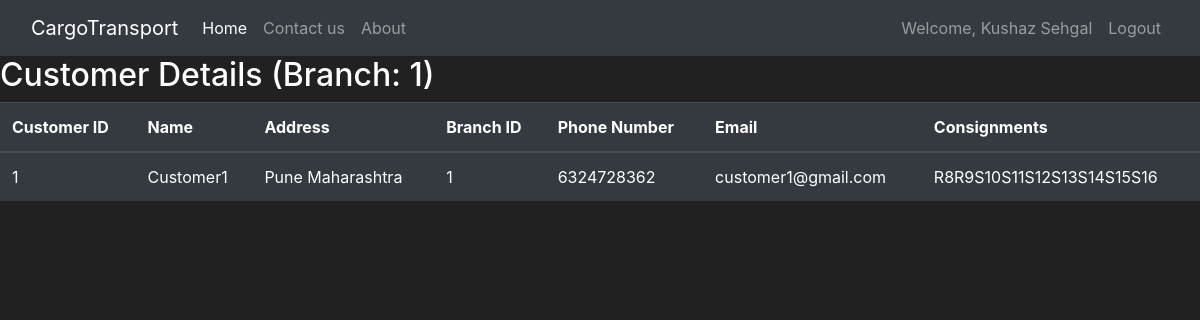
The app's page /view_branch_customer_details (signed in) with its own data.
### TelePort/models.py (models this page shows, shortened)
class Employee(db.Model, UserMixin):
    employeeID = db.Column(db.Integer, primary_key=True)
    name = db.Column(db.String(1200), unique=False, nullable=False)
    address = db.Column(db.String(1200), unique=False, nullable=False)
    phoneNumber = db.Column(db.String(120), unique=False, nullable=False)
    email = db.Column(db.String(120), unique=True, nullable=False)
    branchID = db.Column(db.Integer, nullable = False)
    password_hash = db.Column(db.String(60), unique=False, nullable=False)
    @property
    def password(self):
        return self.password

class Customer(db.Model, UserMixin):
    customerID = db.Column(db.Integer, primary_key=True)
    name = db.Column(db.String(80), unique=False, nullable=False)
    address = db.Column(db.String(1200), unique=False, nullable=False)
    branchID = db.Column(db.Integer, nullable = False)
    phoneNumber = db.Column(db.String(1200), unique=False, nullable=False)
    email = db.Column(db.String(1200), unique=True, nullable=False)
    password_hash = db.Column(db.String(60), unique=False, nullable=False)
    consignments = db.Column(db.String(1200), unique=False, default = "")
    @property
    def password(self):
        return self.password

### TelePort/routes.py (the view)
@app.route('/view_branch_customer_details', methods = ['GET', 'POST'])
def view_branch_customer_details():
    customers = Customer.query.filter_by(branchID = session['employee'].branchID).all()
    return render_template('view_branch_customer_details.html', customers = customers)

### TelePort/models.py (called while the page is built)
@log_manage.user_loader
def load_employee(employeeID):
    return Employee.query.get(int(employeeID))

### TelePort/templates/view_branch_customer_details.html (shortened to what this page needs)
{% extends "base.html" %}
{% block content %}
<h2>Customer Details (Branch: {{session.employee.branchID}})</h2>
<table class="table table-hover table-dark">
    <thead class = "thead-dark">
        <tr>
            <th scope="col">Customer ID</th>
            <th scope="col">Name</th>
            <th scope="col">Address</th>
            <th scope="col">Branch ID</th>
            <th scope="col">Phone Number</th>
            <th scope="col">Email</th>
            <th scope="col">Consignments </th>
        </tr>
    </thead>
    <tbody>
        {% for customer in customers %}
            <tr>
                <td>{{customer.customerID}}</td>
                <td>{{customer.name}}</td>
                <td>{{customer.address}}</td>
                <td>{{customer.branchID}}</td>
                <td>{{customer.phoneNumber}}</td>
                <td>{{customer.email}}</td>
                <td>{{customer.consignments}}</td>
            </tr>
        {%  endfor %}
    </tbody>
</table>
{% endblock %}

### TelePort/templates/base.html (shortened to what this page needs)
<!doctype html>
<html lang="en">
   <head>
      <link rel="stylesheet" href="https://cdn.jsdelivr.net/npm/bootstrap@4.5.3/dist/css/bootstrap.min.css">
   </head>
   <body>
    <nav class="navbar navbar-expand-md navbar-dark bg-dark">
        <div class="container-fluid">
          <a class="navbar-brand" href="/">CargoTransport</a>
          <div class="collapse navbar-collapse" id="navbarNav">
            <ul class="navbar-nav mr-auto">
              <li class="nav-item active">
                <a class="nav-link active" aria-current="page" href="/">Home</a>
              </li>
              <li class="nav-item">
                <a class="nav-link" href="{{ url_for('contact') }}">Contact us</a>
              </li>
              <li class="nav-item">
                <a class="nav-link" href="{{ url_for('about') }}">About</a>
            </ul>
            {% if session['name'] != "" %}
            <ul class = "navbar-nav">
              <li class = "nav-item">
                <a class = "nav-link">Welcome, {{ session['name'] }}</a>
              </li>
              <li class = "nav-item">
                <a class = "nav-link" href="{{ url_for('logout_page') }}">Logout</a>
              </li>
            {% endif %}
            </ul>
          </div>
        </div>
      </nav>
      {% block content %}
      {% endblock %}
   </body>
</html>

### TelePort/templates/base.html (style rules this page uses)
body { background-attachment: fixed; background-color: #212121; color: white; }

### records on screen
Employee: name "Kushaz Sehgal", employee.branchID "1"
Customer: customerID "1", name "Customer1", address "Pune Maharashtra", branchID "1", phoneNumber "6324728362", email "customer1@gmail.com", consignments "R8R9S10S11S12S13S14S15S16"
